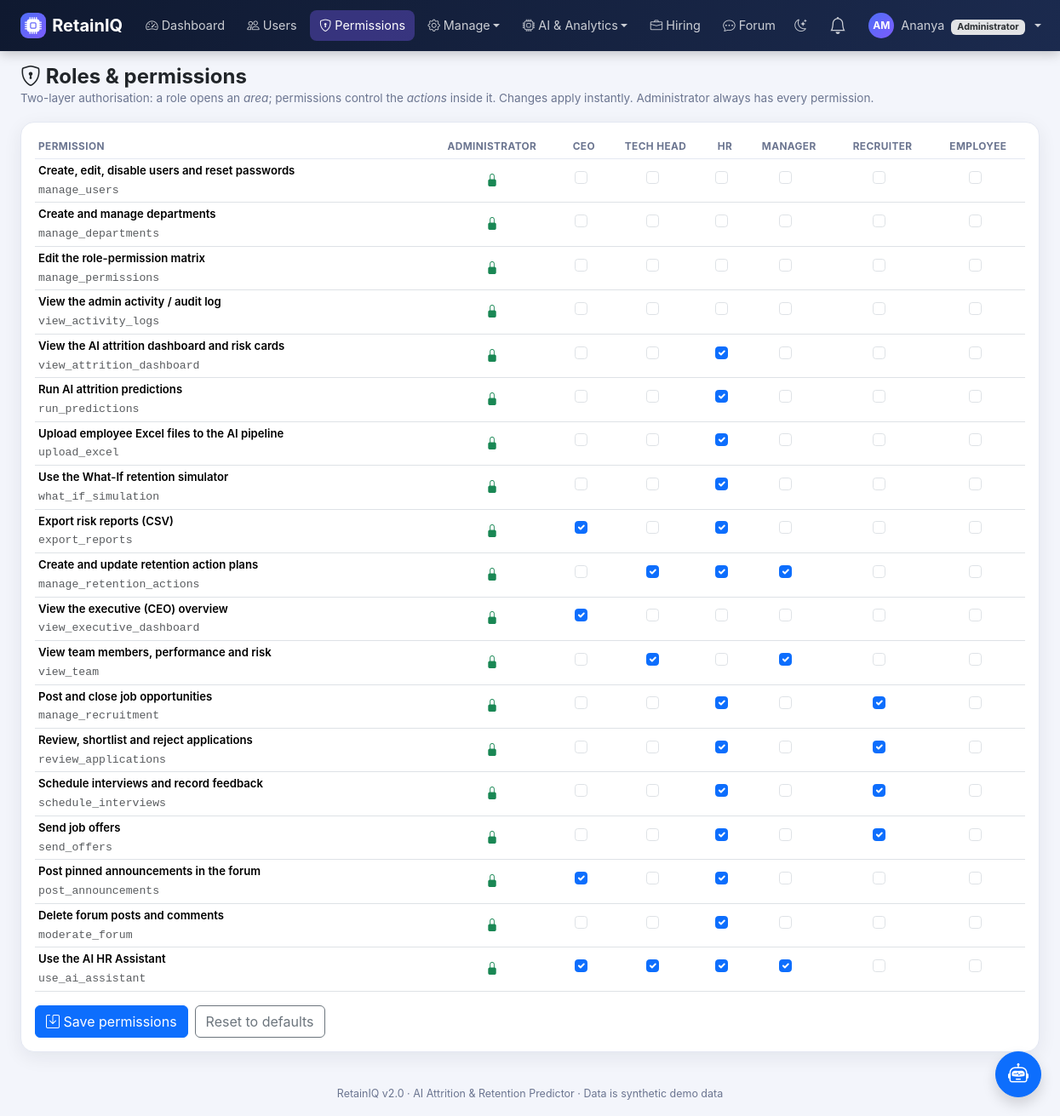
The page /admin/permissions (signed in) on the database its author committed.
### models.py (models this page shows, shortened)
class User(db.Model, UserMixin):
    id = db.Column(db.Integer, primary_key=True)
    name = db.Column(db.String(120), nullable=False)
    email = db.Column(db.String(120), unique=True, nullable=False, index=True)
    password_hash = db.Column(db.String(255), nullable=False)
    role = db.Column(db.String(20), nullable=False)
    department_id = db.Column(db.Integer, db.ForeignKey("department.id"))
    manager_id = db.Column(db.Integer, db.ForeignKey("user.id"), nullable=True)
    is_active_flag = db.Column(db.Boolean, default=True)
    created_at = db.Column(db.DateTime, default=utcnow)
    last_login_at = db.Column(db.DateTime)
    failed_login_count = db.Column(db.Integer, default=0)
    locked_until = db.Column(db.DateTime)
    must_change_password = db.Column(db.Boolean, default=False)
    department = db.relationship("Department", backref="users")
    manager = db.relationship("User", remote_side=[id], backref="direct_reports")
    employee_profile = db.relationship("Employee", backref="user", uselist=False)
    @property
    def is_active(self):
        return bool(self.is_active_flag)
    @property
    def role_label(self):
        return ROLE_LABELS.get(self.role, self.role.replace("_", " ").title())
    @property
    def initials(self):
        parts = (self.name or "?").split()
        return (parts[0][0] + (parts[-1][0] if len(parts) > 1 else "")).upper()

### routes/admin.py (the view, shortened to what this page needs)
@bp.route("/permissions", methods=["GET", "POST"])
@permission_required("manage_permissions")
def permissions():
    editable = [r for r in ROLES if r != "super_admin"]
    granted = {(rp.role, rp.permission) for rp in RolePermission.query.all()}
    return render_template("admin/permissions.html", roles=ROLES, editable=editable,
                           role_labels=ROLE_LABELS, permissions=PERMISSIONS, granted=granted)

### routes/admin.py (called while the page is built)
@bp.before_request
@login_required
@roles_required("super_admin")
def guard():
    pass

### security.py (called while the page is built)
def csrf_token():
    if "_csrf" not in session:
        session["_csrf"] = secrets.token_urlsafe(32)
    return session["_csrf"]

def csrf_input():
    return Markup(f'<input type="hidden" name="csrf_token" value="{csrf_token()}">')

def has_permission(user, perm):
    from models import RolePermission
    if not getattr(user, "is_authenticated", False):
        return False
    if user.role == "super_admin":
        return True
    cache = g.setdefault("_perm_cache", {})
    if user.role not in cache:
        cache[user.role] = {rp.permission for rp in RolePermission.query.filter_by(role=user.role)}
    return perm in cache[user.role]

def permission_required(*perms):
    def deco(fn):
        @wraps(fn)
        def wrapper(*a, **kw):
            if not current_user.is_authenticated:
                abort(401)
            if not all(has_permission(current_user, p) for p in perms):
                abort(403)
            return fn(*a, **kw)
        return wrapper
    return deco

### utils.py (called while the page is built)
def roles_required(*roles):
    def decorator(fn):
        @wraps(fn)
        def wrapper(*args, **kwargs):
            if not current_user.is_authenticated:
                abort(401)
            if current_user.role not in roles:
                abort(403)
            return fn(*args, **kwargs)
        return wrapper
    return decorator

### templates/admin/permissions.html (shortened to what this page needs)
{% extends "base.html" %}
{% block content %}
<div class="page-head"><div><h4><i class="bi bi-shield-lock"></i> Roles &amp; permissions</h4>
  <div class="sub">Two-layer authorisation: a role opens an <em>area</em>; permissions control the <em>actions</em> inside it. Changes apply instantly. Administrator always has every permission.</div></div></div>
<form method="POST">{{ csrf_input() }}
<div class="card-soft p-3"><div class="table-responsive"><table class="table table-sm perm-grid align-middle mb-3">
  <thead><tr><th>Permission</th>{% for r in roles %}<th>{{ role_labels[r] }}</th>{% endfor %}</tr></thead><tbody>
  {% for key, label in permissions.items() %}<tr><td><div class="fw-semibold small">{{ label }}</div><code class="small text-muted">{{ key }}</code></td>
    {% for r in roles %}<td>{% if r == 'super_admin' %}<i class="bi bi-lock-fill text-success" title="Always granted"></i>
      {% else %}<div class="form-check d-inline-block m-0"><input class="form-check-input" type="checkbox" name="{{ r }}:{{ key }}" {{ 'checked' if (r, key) in granted }} aria-label="{{ role_labels[r] }} {{ key }}"></div>{% endif %}</td>{% endfor %}</tr>{% endfor %}
  </tbody></table></div>
  <div class="d-flex gap-2"><button class="btn btn-primary"><i class="bi bi-save"></i> Save permissions</button>
  <button class="btn btn-outline-secondary" name="reset" value="1" onclick="return confirm('Reset every role to its default permissions?')">Reset to defaults</button></div></div>
</form>
{% endblock %}

### templates/base.html (shortened to what this page needs)
<!DOCTYPE html>
<html lang="en" data-bs-theme="light">
<head>
<link href="{{ url_for('static', filename='vendor/bootstrap/bootstrap.min.css') }}" rel="stylesheet">
<link href="{{ url_for('static', filename='vendor/bootstrap-icons/bootstrap-icons.min.css') }}" rel="stylesheet">
<link href="{{ url_for('static', filename='css/style.css') }}" rel="stylesheet">
</head>
<body>
{% if current_user.is_authenticated %}
<nav class="navbar navbar-expand-xl navbar-dark app-navbar sticky-top">
  <div class="container-fluid px-lg-4">
    <a class="navbar-brand fw-bold d-flex align-items-center" href="{{ url_for('auth.dashboard') }}">
      <span class="brand-mark"><i class="bi bi-cpu-fill"></i></span>RetainIQ
    </a>
    <div class="collapse navbar-collapse" id="navMain">
      <ul class="navbar-nav me-auto gap-xl-1">
        {% for it in nav_items %}
          {% if it.children %}
          <li class="nav-item dropdown">
            <a class="nav-link dropdown-toggle" href="#" role="button" data-bs-toggle="dropdown"><i class="bi bi-{{ it.icon }}"></i> {{ it.label }}</a>
          </li>
          {% else %}
          <li class="nav-item"><a class="nav-link {{ 'active' if request.endpoint == it.endpoint }}" href="{{ url_for(it.endpoint) }}"><i class="bi bi-{{ it.icon }}"></i> {{ it.label }}</a></li>
          {% endif %}
        {% endfor %}
      </ul>
      <ul class="navbar-nav align-items-xl-center gap-1">
        <li class="nav-item"><a class="nav-link" href="#" onclick="toggleTheme();return false;" title="Toggle dark mode"><i id="themeIcon" class="bi bi-moon-stars"></i></a></li>
        <li class="nav-item dropdown">
          <a class="nav-link position-relative" href="#" role="button" data-bs-toggle="dropdown" aria-label="Notifications">
            <i class="bi bi-bell fs-5"></i>
          </a>
        </li>
        <li class="nav-item dropdown">
          <a class="nav-link dropdown-toggle d-flex align-items-center gap-2" href="#" role="button" data-bs-toggle="dropdown">
            <span class="avatar">{{ current_user.initials }}</span>
            <span class="d-xl-inline">{{ current_user.name.split()[0] }} <span class="badge bg-secondary-subtle text-secondary-emphasis ms-1">{{ current_user.role_label }}</span></span>
          </a>
        </li>
      </ul>
    </div>
  </div>
</nav>
{% endif %}
<main class="container-fluid px-lg-4 py-3">
  {% block content %}{% endblock %}
</main>
<footer class="app-foot">RetainIQ v2.0 · AI Attrition &amp; Retention Predictor · Data is synthetic demo data</footer>
{% if current_user.is_authenticated and can_assistant and request.endpoint != 'hr.dashboard' %}
<button class="btn btn-primary rounded-circle shadow position-fixed" style="right:22px;bottom:22px;width:54px;height:54px;z-index:1040" data-bs-toggle="offcanvas" data-bs-target="#assistantPanel" aria-label="Open AI assistant"><i class="bi bi-robot fs-4"></i></button>
{% endif %}
</body>
</html>

### static/css/style.css (style rules this page uses)
:root { --brand:#4f6ef7; --brand-2:#7c5cfc; --navy:#0f1930; --navy-2:#1b2a4e; --risk-high:#e5484d; --risk-medium:#f5a524; --risk-low:#30a46c; --surface:#ffffff; --soft:#f3f5fb; --line:#e4e8f2; --muted:#6b7590; --shadow:0 6px 22px rgba(15,25,48,.07); }
body { background:var(--soft);font-family:"Inter","Segoe UI",system-ui,-apple-system,Roboto,sans-serif;font-size:.94rem }
.app-navbar { background:linear-gradient(110deg,var(--navy),var(--navy-2));box-shadow:0 2px 14px rgba(0,0,0,.25) }
.app-navbar .nav-link { white-space:nowrap;color:rgba(255,255,255,.78)!important;border-radius:8px;padding:.45rem .7rem!important;font-size:.9rem }
.app-navbar .nav-link.active { color:#fff!important;background:rgba(124,92,252,.35) }
.brand-mark { display:inline-flex;width:30px;height:30px;border-radius:9px;align-items:center;justify-content:center; background:linear-gradient(135deg,var(--brand),var(--brand-2));color:#fff;margin-right:.45rem }
.avatar { width:30px;height:30px;border-radius:50%;background:linear-gradient(135deg,var(--brand),var(--brand-2)); color:#fff;display:inline-flex;align-items:center;justify-content:center;font-size:.75rem;font-weight:700 }
.card-soft,.kpi-card,.risk-card { background:var(--surface);border:1px solid var(--line);border-radius:16px;box-shadow:var(--shadow) }
.page-head { display:flex;flex-wrap:wrap;align-items:center;justify-content:space-between;gap:.75rem;margin-bottom:1.1rem }
.page-head h4 { margin:0;font-weight:750 }
.page-head .sub { color:var(--muted);font-size:.85rem }
.table>:not(caption)>*>* { vertical-align:middle }
.table thead th { font-size:.74rem;text-transform:uppercase;letter-spacing:.4px;color:var(--muted);font-weight:650;border-bottom-color:var(--line) }
.perm-grid th,.perm-grid td { text-align:center }
.perm-grid td:first-child,.perm-grid th:first-child { text-align:left }
footer.app-foot { color:var(--muted);font-size:.78rem;text-align:center;padding:1.5rem 0 1rem }

### rows shown on the page
User: is_active_flag True (drawn), initials "AM", name "Ananya", role_label "Administrator"

### other values the page prints
{{ it.label }} "Dashboard" "Users" "Permissions" "Hiring" "Forum"
{{ it.label }} "Manage" "AI & Analytics"
{{ role_labels[r] }} "ADMINISTRATOR" "CEO" "TECH HEAD" "HR" "MANAGER" "RECRUITER" "EMPLOYEE"
{{ label }} "Create, edit, disable users and reset passwords" "Create and manage departments" "Edit the role-permission matrix" "View the admin activity / audit log" "View the AI attrition dashboard and risk cards" "Run AI attrition predictions" "Upload employee Excel files to the AI pipeline" "Use the What-If retention simulator" "Export risk reports (CSV)" "Create and update retention action plans" "View the executive (CEO) overview" "View team members, performance and risk" "Post and close job opportunities" "Review, shortlist and reject applications" "Schedule interviews and record feedback" "Send job offers" "Post pinned announcements in the forum" "Delete forum posts and comments" "Use the AI HR Assistant"
{{ key }} "manage_users" "manage_departments" "manage_permissions" "view_activity_logs" "view_attrition_dashboard" "run_predictions" "upload_excel" "what_if_simulation" "export_reports" "manage_retention_actions" "view_executive_dashboard" "view_team" "manage_recruitment" "review_applications" "schedule_interviews" "send_offers" "post_announcements" "moderate_forum" "use_ai_assistant"
